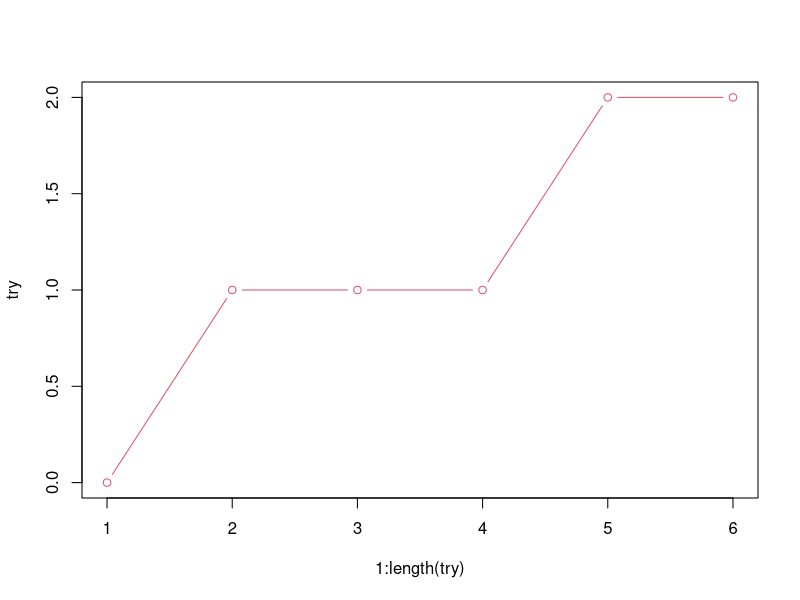

Reproduce this figure in R.
#Simulacion del juego consiste en lanzar una moneda
#Enunciado: Suponga que un juagor accede al juego de lanzar
#una moneda y por cada sello que botenga en el lanzamiento
#cobra un aunidad monetaria, asuma que el juegor inicia el juego
#con 0 unidades monetarias.
try <- cumsum(sample(c(0,1), size = 6, replace = TRUE))
plot(1:length(try), try, type = "b", col = 2)

# Función que genera una trayectoria tras realizar n lanzamientos
try <- function(n){
  return(cumsum(sample(c(0,1), size = n, replace = TRUE)))# 0:= cara y 1:=sello
  # suma acumulada cumsum()
}
try(6)

# Función que genera m replias de trayectorias.
rpl <- function(m,n){
  res <- matrix(0, ncol = n, nrow = m)
  for(j in 1:m){
    res[j,] <- try(n)
  }
  pr <- table(res[,n])/m
  return(list(Matriz = res, Vector = pr, CapitalEsperado = sum(0:n*pr)))
}

system.time(T1 <- rpl(1000000,10))
T1 <- rpl(1000000,6)
T1$Vector
T1$CapitalEsperado
